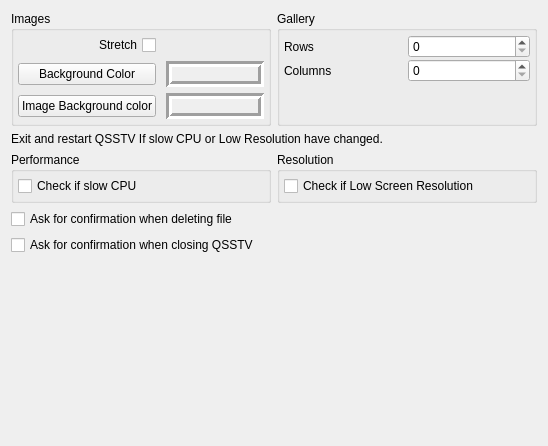
<?xml version="1.0" encoding="UTF-8"?>
<ui version="4.0">
 <class>guiConfig</class>
 <widget class="QWidget" name="guiConfig">
  <property name="geometry">
   <rect>
    <x>0</x>
    <y>0</y>
    <width>548</width>
    <height>446</height>
   </rect>
  </property>
  <property name="windowTitle">
   <string>Form</string>
  </property>
  <layout class="QVBoxLayout" name="verticalLayout_5">
   <item>
    <layout class="QHBoxLayout" name="horizontalLayout">
     <item>
      <widget class="QGroupBox" name="groupBox_2">
       <property name="title">
        <string>Images</string>
       </property>
       <layout class="QVBoxLayout" name="verticalLayout_2">
        <property name="spacing">
         <number>1</number>
        </property>
        <property name="leftMargin">
         <number>4</number>
        </property>
        <property name="topMargin">
         <number>4</number>
        </property>
        <property name="rightMargin">
         <number>4</number>
        </property>
        <property name="bottomMargin">
         <number>4</number>
        </property>
        <item>
         <layout class="QGridLayout" name="gridLayout_2">
          <property name="leftMargin">
           <number>0</number>
          </property>
          <property name="topMargin">
           <number>0</number>
          </property>
          <property name="rightMargin">
           <number>0</number>
          </property>
          <property name="bottomMargin">
           <number>0</number>
          </property>
          <property name="horizontalSpacing">
           <number>10</number>
          </property>
          <property name="verticalSpacing">
           <number>6</number>
          </property>
          <item row="1" column="0">
           <widget class="QPushButton" name="backgroundColorPushButton">
            <property name="text">
             <string>Background Color</string>
            </property>
           </widget>
          </item>
          <item row="0" column="0">
           <widget class="QCheckBox" name="stretchCheckBox">
            <property name="layoutDirection">
             <enum>Qt::RightToLeft</enum>
            </property>
            <property name="text">
             <string>Stretch</string>
            </property>
           </widget>
          </item>
          <item row="2" column="0">
           <widget class="QPushButton" name="imageBackgroundColorPushButton">
            <property name="text">
             <string>Image Background color</string>
            </property>
           </widget>
          </item>
          <item row="1" column="1">
           <widget class="QLabel" name="backGroundColorLabel">
            <property name="minimumSize">
             <size>
              <width>60</width>
              <height>0</height>
             </size>
            </property>
            <property name="autoFillBackground">
             <bool>true</bool>
            </property>
            <property name="frameShape">
             <enum>QFrame::Box</enum>
            </property>
            <property name="frameShadow">
             <enum>QFrame::Sunken</enum>
            </property>
            <property name="lineWidth">
             <number>3</number>
            </property>
            <property name="text">
             <string/>
            </property>
            <property name="margin">
             <number>0</number>
            </property>
           </widget>
          </item>
          <item row="2" column="1">
           <widget class="QLabel" name="imageBackGroundColorLabel">
            <property name="minimumSize">
             <size>
              <width>60</width>
              <height>0</height>
             </size>
            </property>
            <property name="autoFillBackground">
             <bool>true</bool>
            </property>
            <property name="frameShape">
             <enum>QFrame::Box</enum>
            </property>
            <property name="frameShadow">
             <enum>QFrame::Sunken</enum>
            </property>
            <property name="lineWidth">
             <number>3</number>
            </property>
            <property name="text">
             <string/>
            </property>
           </widget>
          </item>
         </layout>
        </item>
       </layout>
      </widget>
     </item>
     <item>
      <widget class="QGroupBox" name="groupBox">
       <property name="title">
        <string>Gallery</string>
       </property>
       <layout class="QVBoxLayout" name="verticalLayout">
        <property name="spacing">
         <number>1</number>
        </property>
        <property name="leftMargin">
         <number>4</number>
        </property>
        <property name="topMargin">
         <number>4</number>
        </property>
        <property name="rightMargin">
         <number>4</number>
        </property>
        <property name="bottomMargin">
         <number>4</number>
        </property>
        <item>
         <layout class="QGridLayout" name="gridLayout">
          <property name="leftMargin">
           <number>0</number>
          </property>
          <property name="topMargin">
           <number>0</number>
          </property>
          <property name="rightMargin">
           <number>0</number>
          </property>
          <property name="bottomMargin">
           <number>0</number>
          </property>
          <item row="0" column="0">
           <widget class="QLabel" name="label">
            <property name="text">
             <string>Rows</string>
            </property>
           </widget>
          </item>
          <item row="1" column="1">
           <widget class="QSpinBox" name="columnsSpinBox"/>
          </item>
          <item row="1" column="0">
           <widget class="QLabel" name="label_2">
            <property name="text">
             <string>Columns</string>
            </property>
           </widget>
          </item>
          <item row="0" column="1">
           <widget class="QSpinBox" name="rowsSpinBox"/>
          </item>
          <item row="2" column="0">
           <spacer name="verticalSpacer_2">
            <property name="orientation">
             <enum>Qt::Vertical</enum>
            </property>
            <property name="sizeHint" stdset="0">
             <size>
              <width>20</width>
              <height>40</height>
             </size>
            </property>
           </spacer>
          </item>
         </layout>
        </item>
       </layout>
      </widget>
     </item>
    </layout>
   </item>
   <item>
    <widget class="QLabel" name="label_3">
     <property name="text">
      <string>Exit and restart QSSTV If slow CPU or Low Resolution have changed.</string>
     </property>
    </widget>
   </item>
   <item>
    <layout class="QHBoxLayout" name="horizontalLayout_2">
     <item>
      <widget class="QGroupBox" name="groupBox_3">
       <property name="title">
        <string>Performance</string>
       </property>
       <layout class="QVBoxLayout" name="verticalLayout_3">
        <property name="spacing">
         <number>1</number>
        </property>
        <property name="leftMargin">
         <number>4</number>
        </property>
        <property name="topMargin">
         <number>4</number>
        </property>
        <property name="rightMargin">
         <number>4</number>
        </property>
        <property name="bottomMargin">
         <number>4</number>
        </property>
        <item>
         <widget class="QCheckBox" name="slowCPUCheckBox">
          <property name="layoutDirection">
           <enum>Qt::LeftToRight</enum>
          </property>
          <property name="text">
           <string>Check if slow CPU</string>
          </property>
         </widget>
        </item>
       </layout>
      </widget>
     </item>
     <item>
      <widget class="QGroupBox" name="groupBox_4">
       <property name="title">
        <string>Resolution</string>
       </property>
       <layout class="QVBoxLayout" name="verticalLayout_4">
        <property name="spacing">
         <number>1</number>
        </property>
        <property name="leftMargin">
         <number>4</number>
        </property>
        <property name="topMargin">
         <number>4</number>
        </property>
        <property name="rightMargin">
         <number>4</number>
        </property>
        <property name="bottomMargin">
         <number>4</number>
        </property>
        <item>
         <widget class="QCheckBox" name="lowResCheckBox">
          <property name="layoutDirection">
           <enum>Qt::LeftToRight</enum>
          </property>
          <property name="text">
           <string>Check if Low Screen Resolution</string>
          </property>
         </widget>
        </item>
       </layout>
      </widget>
     </item>
    </layout>
   </item>
   <item>
    <widget class="QCheckBox" name="confirmDeletionCheckBox">
     <property name="text">
      <string>Ask for confirmation when deleting file </string>
     </property>
    </widget>
   </item>
   <item>
    <widget class="QCheckBox" name="confirmCloseCheckBox">
     <property name="text">
      <string>Ask for confirmation when closing QSSTV</string>
     </property>
    </widget>
   </item>
   <item>
    <spacer name="verticalSpacer">
     <property name="orientation">
      <enum>Qt::Vertical</enum>
     </property>
     <property name="sizeHint" stdset="0">
      <size>
       <width>20</width>
       <height>238</height>
      </size>
     </property>
    </spacer>
   </item>
  </layout>
 </widget>
 <resources/>
 <connections/>
</ui>
